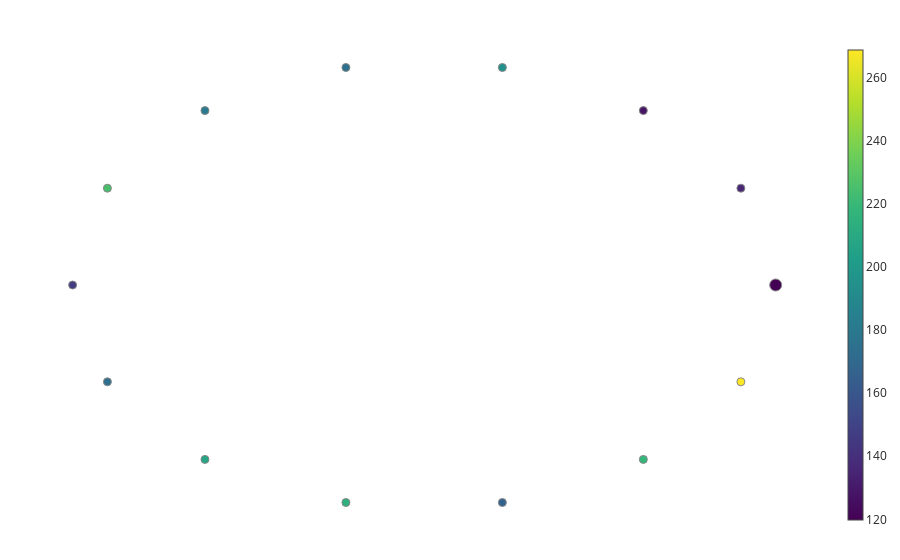

Notebook code cell kept with this figure:
### Code cell
#DOESN"T WORK FOR MORE THAN 1 INTERVAL, FIGURE OUT LATER
filter_func = l1_norm_trans
cover = map.OneDimensionalCover(kind='uniform', n_intervals=1, overlap_frac=0.35)
clusterer = cluster.HDBSCAN()

pipehdb = map.make_mapper_pipeline(
    filter_func=filter_func,
    cover=cover,
    clusterer=clusterer,
    verbose=False,
    n_jobs=1,
)
fig = map.plot_static_mapper_graph(pipehdb, df_codes_array)
fig.show(config={'scrollZoom': True})

### Figure 1 — Plotly figure (JSON) as saved in the notebook; plotly's stock layout.template omitted (floating-point values rounded to 4 significant figures)
{"data": [{"hoverinfo": "none", "line": {"color": "#888", "width": 1}, "mode": "lines", "name": "edge_trace", "type": "scatter", "uid": "659ad219-3e8f-477a-a7ec-96687525c973", "x": [], "y": []}, {"hoverinfo": "text", "hovertext": ["Node ID: 0<br>Pullback set label: 0<br>Partial cluster label: -1<br>Node size: 148<br>Summary statistic: 120.0", "Node ID: 1<br>Pullback set label: 0<br>Partial cluster label: 9<br>Node size: 19<br>Summary statistic: 136.0", "Node ID: 2<br>Pullback set label: 0<br>Partial cluster label: 10<br>Node size: 8<br>Summary statistic: 128.0", "Node ID: 3<br>Pullback set label: 0<br>Partial cluster label: 11<br>Node size: 7<br>Summary statistic: 195.0", "Node ID: 4<br>Pullback set label: 0<br>Partial cluster label: 6<br>Node size: 6<br>Summary statistic: 175.0", "Node ID: 5<br>Pullback set label: 0<br>Partial cluster label: 2<br>Node size: 10<br>Summary statistic: 181.0", "Node ID: 6<br>Pullback set label: 0<br>Partial cluster label: 7<br>Node size: 10<br>Summary statistic: 225.0", "Node ID: 7<br>Pullback set label: 0<br>Partial cluster label: 8<br>Node size: 5<br>Summary statistic: 146.0", "Node ID: 8<br>Pullback set label: 0<br>Partial cluster label: 12<br>Node size: 5<br>Summary statistic: 174.0", "Node ID: 9<br>Pullback set label: 0<br>Partial cluster label: 0<br>Node size: 51<br>Summary statistic: 208.0", "Node ID: 10<br>Pullback set label: 0<br>Partial cluster label: 1<br>Node size: 7<br>Summary statistic: 215.0", "Node ID: 11<br>Pullback set label: 0<br>Partial cluster label: 4<br>Node size: 5<br>Summary statistic: 166.0", "Node ID: 12<br>Pullback set label: 0<br>Partial cluster label: 3<br>Node size: 27<br>Summary statistic: 219.0", "Node ID: 13<br>Pullback set label: 0<br>Partial cluster label: 5<br>Node size: 20<br>Summary statistic: 269.0"], "marker": {"color": [119.8, 135.9, 128.1, 194.6, 175.3, 181.1, 225, 146.4, 173.6, 207.9, 214.7, 166.4, 218.6, 268.8], "colorbar": {"thickness": 15, "title": {"side": "right", "text": ""}, "xanchor": "left"}, "colorscale": [[0, "#440154"], [0.1111, "#482878"], [0.2222, "#3e4989"], [0.3333, "#31688e"], [0.4444, "#26828e"], [0.5556, "#1f9e89"], [0.6667, "#35b779"], [0.7778, "#6ece58"], [0.8889, "#b5de2b"], [1, "#fde725"]], "line": {"color": "#888", "width": 1}, "opacity": 1, "reversescale": false, "showscale": true, "size": [148, 19, 8, 7, 6, 10, 10, 5, 5, 51, 7, 5, 27, 20], "sizemin": 4, "sizemode": "area", "sizeref": 2.056}, "mode": "markers", "name": "node_trace", "type": "scatter", "uid": "dfa30b04-1c5e-4d40-8ace-e4c52e83154e", "x": [1.347, 1.214, 0.8398, 0.2997, -0.2997, -0.8398, -1.214, -1.347, -1.214, -0.8398, -0.2997, 0.2997, 0.8398, 1.214], "y": [0, 0.5844, 1.053, 1.313, 1.313, 1.053, 0.5844, 1.65e-16, -0.5844, -1.053, -1.313, -1.313, -1.053, -0.5844]}], "layout": {"autosize": false, "hovermode": "closest", "margin": {"b": 20, "l": 5, "r": 5, "t": 40}, "showlegend": false, "title": {"text": ""}, "xaxis": {"showgrid": false, "showline": false, "showticklabels": false, "ticks": "", "title": {"text": ""}, "zeroline": false}, "yaxis": {"showgrid": false, "showline": false, "showticklabels": false, "ticks": "", "title": {"text": ""}, "zeroline": false}}}
